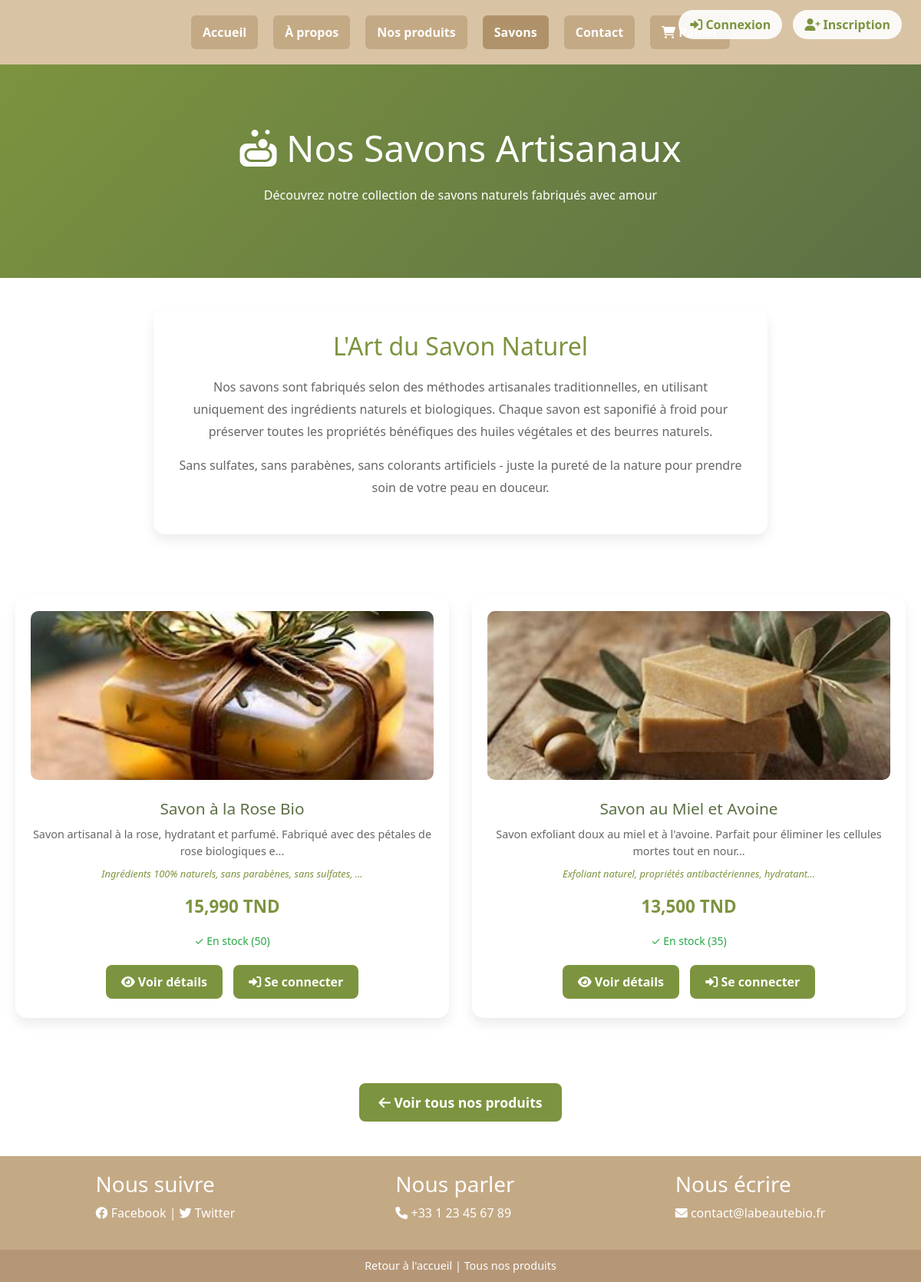
Before: /savons.php with the older database file.
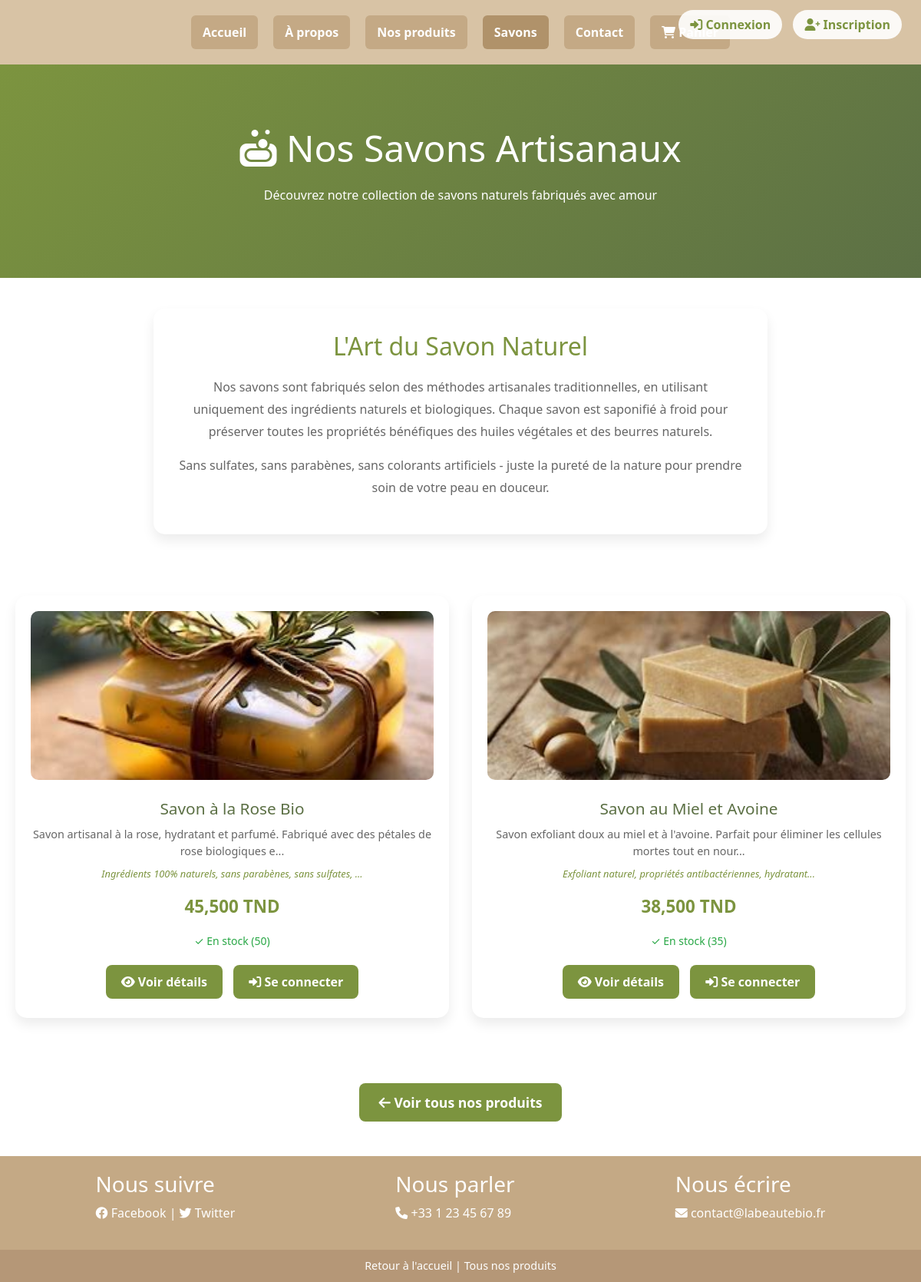
After: the same page with the newer database file.
### tables this page shows
CREATE TABLE products (
    id INT AUTO_INCREMENT PRIMARY KEY,
    name VARCHAR(200) NOT NULL,
    slug VARCHAR(200) UNIQUE NOT NULL,
    description TEXT,
    short_description VARCHAR(500),
    price DECIMAL(10,2) NOT NULL,
    sale_price DECIMAL(10,2) NULL,
    category_id INT,
    image VARCHAR(255),
    gallery TEXT,  
    stock_quantity INT DEFAULT 0,
    min_stock_level INT DEFAULT 5,
    characteristics TEXT,
    ingredients TEXT,
    usage_instructions TEXT,
    weight DECIMAL(8,2),  
    dimensions VARCHAR(50),  
    sku VARCHAR(50) UNIQUE,
    barcode VARCHAR(50),
    is_active BOOLEAN DEFAULT TRUE,
    is_featured BOOLEAN DEFAULT FALSE,
    meta_title VARCHAR(200),
    meta_description VARCHAR(500),
    created_at TIMESTAMP DEFAULT CURRENT_TIMESTAMP,
    updated_at TIMESTAMP DEFAULT CURRENT_TIMESTAMP ON UPDATE CURRENT_TIMESTAMP,

    FOREIGN KEY (category_id) REFERENCES categories(id) ON DELETE SET NULL,
    INDEX idx_slug (slug),
    INDEX idx_category (category_id),
    INDEX idx_price (price),
    INDEX idx_stock (stock_quantity),
    INDEX idx_active (is_active),
    INDEX idx_featured (is_featured),
    INDEX idx_sku (sku),
    INDEX idx_created_at (created_at)
);

### includes/functions.php (called while the page is built, shortened)
<?php
function formatPrice($price) {
    return number_format($price, 3, ',', ' ') . ' TND';
}
?>

### config/session.php (called while the page is built, shortened)
<?php
function isLoggedIn() {
    return isset($_SESSION['user_id']) && !empty($_SESSION['user_id']);
}
function isClient() {
    return isLoggedIn() && isset($_SESSION['role']) && $_SESSION['role'] === 'client';
}
?>

### savons.php (the view, shortened to what the changed rows need)
<?php
require_once 'config/database.php';
require_once 'config/session.php';
require_once 'includes/functions.php';
$stmt = $pdo->prepare("SELECT id FROM categories WHERE name = 'Savons' LIMIT 1");
$stmt->execute();
$savons_category = $stmt->fetch();
$category_id = $savons_category ? $savons_category['id'] : 1;
$stmt = $pdo->prepare("SELECT p.*, c.name as category_name FROM products p
                      LEFT JOIN categories c ON p.category_id = c.id
                      WHERE p.category_id = ? AND p.is_active = 1
                      ORDER BY p.is_featured DESC, p.name");
$stmt->execute([$category_id]);
$savons = $stmt->fetchAll();
?>
<!DOCTYPE html>
<html lang="fr">
<head>
    <link rel="stylesheet" href="assets/css/frontend.css">
    <link href="https://cdn.jsdelivr.net/npm/bootstrap@5.1.3/dist/css/bootstrap.min.css" rel="stylesheet">
    <link rel="stylesheet" href="https://cdnjs.cloudflare.com/ajax/libs/font-awesome/6.0.0/css/all.min.css">
</head>
<body>
<div class="category-header">
    <h1><i class="fas fa-soap"></i> Nos Savons Artisanaux</h1>
</div>
<div class="category-description">
    <h2 style="color: #7c943f; margin-bottom: 20px;">L'Art du Savon Naturel</h2>
</div>
<?php if (empty($savons)): ?>
    <div style="text-align: center; padding: 60px 20px;">
        <i class="fas fa-soap" style="font-size: 4rem; color: #ccc; margin-bottom: 20px;"></i>
        <h3 style="color: #7c943f;">Aucun savon disponible</h3>
        <p style="color: #666;">Nos savons seront bientôt disponibles. Revenez nous voir !</p>
        <a href="products.php" class="btn-savon" style="font-size: 1.2em; padding: 15px 30px;">
            <i class="fas fa-shopping-bag"></i> Voir tous nos produits
        </a>
    </div>
<?php else: ?>
    <section class="savons-container">
        <?php foreach ($savons as $savon): ?>
        <div class="savon">
            <?php
            $image_path = '';
            if ($savon['image'] && file_exists('assets/images/' . $savon['image'])) {
                $image_path = 'assets/images/' . htmlspecialchars($savon['image']);
            } else {
                $savon_images = ['savon1.jpg', 'savon2.jpg', 'savon3.jpg', 'savon4.jpg'];
                $image_path = 'assets/images/' . $savon_images[($savon['id'] - 1) % count($savon_images)];
            }
            ?>
            <img src="<?php echo $image_path; ?>"
                 alt="<?php echo htmlspecialchars($savon['name']); ?>"
                 onerror="this.src='assets/images/savon1.jpg'" />
            <h3><?php echo htmlspecialchars($savon['name']); ?></h3>
            <p style="color: #666; font-size: 0.9em; margin: 10px 0;">
                <?php echo htmlspecialchars(substr($savon['description'], 0, 100)) . '...'; ?>
            </p>
            <?php if ($savon['characteristics']): ?>
                <p style="color: #7c943f; font-size: 0.8em; font-style: italic;">
                    <?php echo htmlspecialchars(substr($savon['characteristics'], 0, 60)) . '...'; ?>
                </p>
            <?php endif; ?>
            <div class="price"><?php echo formatPrice($savon['price']); ?></div>
            <?php if ($savon['stock_quantity'] > 0): ?>
                <small style="color: #28a745;">✓ En stock (<?php echo $savon['stock_quantity']; ?>)</small>
            <?php else: ?>
                <small style="color: #dc3545;">✗ Rupture de stock</small>
            <?php endif; ?>
            <div style="margin-top: 15px;">
                <a href="product_detail.php?id=<?php echo $savon['id']; ?>" class="btn-savon">
                    <i class="fas fa-eye"></i> Voir détails
                </a>
                <?php if (isClient() && $savon['stock_quantity'] > 0): ?>
                    <button class="btn-savon" onclick="ajouterAuPanier('<?php echo htmlspecialchars($savon['name']); ?>', <?php echo $savon['price']; ?>)">
                        <i class="fas fa-shopping-cart"></i> Ajouter au panier
                    </button>
                <?php elseif (!isLoggedIn()): ?>
                    <a href="client/login.php" class="btn-savon">
                        <i class="fas fa-sign-in-alt"></i> Se connecter
                    </a>
                <?php endif; ?>
            </div>
        </div>
        <?php endforeach; ?>
    </section>
<?php endif; ?>
</body>
</html>

Changed rows visible on the page:
changed products "Savon à la Rose Bio": price "15,990 TND" → "45,500 TND"
changed products "Savon au Miel et Avoine": price "13,500 TND" → "38,500 TND"
